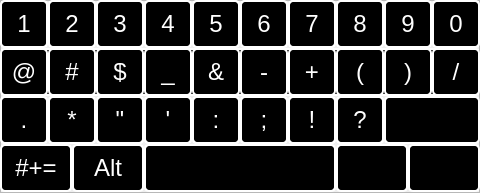
<?xml version="1.0" encoding="UTF-8"?>
<ui version="4.0">
 <class>Keypad</class>
 <widget class="QFrame" name="Keypad">
  <property name="geometry">
   <rect>
    <x>0</x>
    <y>0</y>
    <width>480</width>
    <height>193</height>
   </rect>
  </property>
  <property name="windowTitle">
   <string>Frame</string>
  </property>
  <property name="styleSheet">
   <string notr="true">QPushButton{
	background-color:black;
	color:white;
	border-width:2px;
	border-radius:5px;
	border-style:inset;
	border-color:white;
}

QPushButton:pressed{
	background-color:green;
}

QPushButton:checked{
	background-color:green;
}</string>
  </property>
  <property name="frameShape">
   <enum>QFrame::StyledPanel</enum>
  </property>
  <property name="frameShadow">
   <enum>QFrame::Raised</enum>
  </property>
  <widget class="QPushButton" name="m_pKeyM">
   <property name="geometry">
    <rect>
     <x>336</x>
     <y>96</y>
     <width>48</width>
     <height>48</height>
    </rect>
   </property>
   <property name="font">
    <font>
     <pointsize>18</pointsize>
    </font>
   </property>
   <property name="text">
    <string>m</string>
   </property>
   <attribute name="buttonGroup">
    <string notr="true">m_pButtonLetterGroup</string>
   </attribute>
  </widget>
  <widget class="QPushButton" name="m_pKeyY">
   <property name="geometry">
    <rect>
     <x>240</x>
     <y>0</y>
     <width>48</width>
     <height>48</height>
    </rect>
   </property>
   <property name="font">
    <font>
     <pointsize>18</pointsize>
    </font>
   </property>
   <property name="text">
    <string>y</string>
   </property>
   <attribute name="buttonGroup">
    <string notr="true">m_pButtonLetterGroup</string>
   </attribute>
  </widget>
  <widget class="QPushButton" name="m_pKeyDblQuote">
   <property name="geometry">
    <rect>
     <x>96</x>
     <y>96</y>
     <width>48</width>
     <height>48</height>
    </rect>
   </property>
   <property name="font">
    <font>
     <pointsize>18</pointsize>
    </font>
   </property>
   <property name="text">
    <string>&quot;</string>
   </property>
   <attribute name="buttonGroup">
    <string notr="true">m_pButtonNumberGroup</string>
   </attribute>
  </widget>
  <widget class="QPushButton" name="m_pKeyCloseParen">
   <property name="geometry">
    <rect>
     <x>384</x>
     <y>48</y>
     <width>48</width>
     <height>48</height>
    </rect>
   </property>
   <property name="font">
    <font>
     <pointsize>18</pointsize>
    </font>
   </property>
   <property name="text">
    <string>)</string>
   </property>
   <attribute name="buttonGroup">
    <string notr="true">m_pButtonNumberGroup</string>
   </attribute>
  </widget>
  <widget class="QPushButton" name="m_pKeyI">
   <property name="geometry">
    <rect>
     <x>336</x>
     <y>0</y>
     <width>48</width>
     <height>48</height>
    </rect>
   </property>
   <property name="font">
    <font>
     <pointsize>18</pointsize>
    </font>
   </property>
   <property name="text">
    <string>i</string>
   </property>
   <attribute name="buttonGroup">
    <string notr="true">m_pButtonLetterGroup</string>
   </attribute>
  </widget>
  <widget class="QPushButton" name="m_pKeyL">
   <property name="geometry">
    <rect>
     <x>402</x>
     <y>48</y>
     <width>48</width>
     <height>48</height>
    </rect>
   </property>
   <property name="font">
    <font>
     <pointsize>18</pointsize>
    </font>
   </property>
   <property name="text">
    <string>l</string>
   </property>
   <attribute name="buttonGroup">
    <string notr="true">m_pButtonLetterGroup</string>
   </attribute>
  </widget>
  <widget class="QPushButton" name="m_pKeyF">
   <property name="geometry">
    <rect>
     <x>162</x>
     <y>48</y>
     <width>48</width>
     <height>48</height>
    </rect>
   </property>
   <property name="font">
    <font>
     <pointsize>18</pointsize>
    </font>
   </property>
   <property name="text">
    <string>f</string>
   </property>
   <attribute name="buttonGroup">
    <string notr="true">m_pButtonLetterGroup</string>
   </attribute>
  </widget>
  <widget class="QPushButton" name="m_pKeyDash">
   <property name="geometry">
    <rect>
     <x>240</x>
     <y>48</y>
     <width>48</width>
     <height>48</height>
    </rect>
   </property>
   <property name="font">
    <font>
     <pointsize>18</pointsize>
    </font>
   </property>
   <property name="text">
    <string>-</string>
   </property>
   <attribute name="buttonGroup">
    <string notr="true">m_pButtonNumberGroup</string>
   </attribute>
  </widget>
  <widget class="QPushButton" name="m_pKeyS">
   <property name="geometry">
    <rect>
     <x>66</x>
     <y>48</y>
     <width>48</width>
     <height>48</height>
    </rect>
   </property>
   <property name="font">
    <font>
     <pointsize>18</pointsize>
    </font>
   </property>
   <property name="text">
    <string>s</string>
   </property>
   <attribute name="buttonGroup">
    <string notr="true">m_pButtonLetterGroup</string>
   </attribute>
  </widget>
  <widget class="QPushButton" name="m_pKeyW">
   <property name="geometry">
    <rect>
     <x>48</x>
     <y>0</y>
     <width>48</width>
     <height>48</height>
    </rect>
   </property>
   <property name="font">
    <font>
     <pointsize>18</pointsize>
    </font>
   </property>
   <property name="text">
    <string>w</string>
   </property>
   <attribute name="buttonGroup">
    <string notr="true">m_pButtonLetterGroup</string>
   </attribute>
  </widget>
  <widget class="QPushButton" name="m_pKeyOpenParen">
   <property name="geometry">
    <rect>
     <x>336</x>
     <y>48</y>
     <width>48</width>
     <height>48</height>
    </rect>
   </property>
   <property name="font">
    <font>
     <pointsize>18</pointsize>
    </font>
   </property>
   <property name="text">
    <string>(</string>
   </property>
   <attribute name="buttonGroup">
    <string notr="true">m_pButtonNumberGroup</string>
   </attribute>
  </widget>
  <widget class="QPushButton" name="m_pKeyN">
   <property name="geometry">
    <rect>
     <x>288</x>
     <y>96</y>
     <width>48</width>
     <height>48</height>
    </rect>
   </property>
   <property name="font">
    <font>
     <pointsize>18</pointsize>
    </font>
   </property>
   <property name="text">
    <string>n</string>
   </property>
   <attribute name="buttonGroup">
    <string notr="true">m_pButtonLetterGroup</string>
   </attribute>
  </widget>
  <widget class="QPushButton" name="m_pKeyZ">
   <property name="geometry">
    <rect>
     <x>48</x>
     <y>96</y>
     <width>48</width>
     <height>48</height>
    </rect>
   </property>
   <property name="font">
    <font>
     <pointsize>18</pointsize>
    </font>
   </property>
   <property name="text">
    <string>z</string>
   </property>
   <attribute name="buttonGroup">
    <string notr="true">m_pButtonLetterGroup</string>
   </attribute>
  </widget>
  <widget class="QPushButton" name="m_pKeyColon">
   <property name="geometry">
    <rect>
     <x>192</x>
     <y>96</y>
     <width>48</width>
     <height>48</height>
    </rect>
   </property>
   <property name="font">
    <font>
     <pointsize>18</pointsize>
    </font>
   </property>
   <property name="text">
    <string>:</string>
   </property>
   <attribute name="buttonGroup">
    <string notr="true">m_pButtonNumberGroup</string>
   </attribute>
  </widget>
  <widget class="QPushButton" name="m_pKeyCaps">
   <property name="geometry">
    <rect>
     <x>0</x>
     <y>96</y>
     <width>48</width>
     <height>48</height>
    </rect>
   </property>
   <property name="font">
    <font>
     <pointsize>18</pointsize>
    </font>
   </property>
   <property name="text">
    <string/>
   </property>
  </widget>
  <widget class="QPushButton" name="m_pKeyPound">
   <property name="geometry">
    <rect>
     <x>48</x>
     <y>48</y>
     <width>48</width>
     <height>48</height>
    </rect>
   </property>
   <property name="font">
    <font>
     <pointsize>18</pointsize>
    </font>
   </property>
   <property name="text">
    <string>#</string>
   </property>
   <attribute name="buttonGroup">
    <string notr="true">m_pButtonNumberGroup</string>
   </attribute>
  </widget>
  <widget class="QPushButton" name="m_pKeyEnter">
   <property name="geometry">
    <rect>
     <x>336</x>
     <y>144</y>
     <width>72</width>
     <height>48</height>
    </rect>
   </property>
   <property name="font">
    <font>
     <pointsize>18</pointsize>
    </font>
   </property>
   <property name="text">
    <string/>
   </property>
  </widget>
  <widget class="QPushButton" name="m_pKey7">
   <property name="geometry">
    <rect>
     <x>288</x>
     <y>0</y>
     <width>48</width>
     <height>48</height>
    </rect>
   </property>
   <property name="font">
    <font>
     <pointsize>18</pointsize>
    </font>
   </property>
   <property name="text">
    <string>7</string>
   </property>
   <attribute name="buttonGroup">
    <string notr="true">m_pButtonNumberGroup</string>
   </attribute>
  </widget>
  <widget class="QPushButton" name="m_pKey5">
   <property name="geometry">
    <rect>
     <x>192</x>
     <y>0</y>
     <width>48</width>
     <height>48</height>
    </rect>
   </property>
   <property name="font">
    <font>
     <pointsize>18</pointsize>
    </font>
   </property>
   <property name="text">
    <string>5</string>
   </property>
   <attribute name="buttonGroup">
    <string notr="true">m_pButtonNumberGroup</string>
   </attribute>
  </widget>
  <widget class="QPushButton" name="m_pKeyAsterisk">
   <property name="geometry">
    <rect>
     <x>48</x>
     <y>96</y>
     <width>48</width>
     <height>48</height>
    </rect>
   </property>
   <property name="font">
    <font>
     <pointsize>18</pointsize>
    </font>
   </property>
   <property name="text">
    <string>*</string>
   </property>
   <attribute name="buttonGroup">
    <string notr="true">m_pButtonNumberGroup</string>
   </attribute>
  </widget>
  <widget class="QPushButton" name="m_pKey4">
   <property name="geometry">
    <rect>
     <x>144</x>
     <y>0</y>
     <width>48</width>
     <height>48</height>
    </rect>
   </property>
   <property name="font">
    <font>
     <pointsize>18</pointsize>
    </font>
   </property>
   <property name="text">
    <string>4</string>
   </property>
   <attribute name="buttonGroup">
    <string notr="true">m_pButtonNumberGroup</string>
   </attribute>
  </widget>
  <widget class="QPushButton" name="m_pKeyH">
   <property name="enabled">
    <bool>true</bool>
   </property>
   <property name="geometry">
    <rect>
     <x>258</x>
     <y>48</y>
     <width>48</width>
     <height>48</height>
    </rect>
   </property>
   <property name="font">
    <font>
     <pointsize>18</pointsize>
    </font>
   </property>
   <property name="text">
    <string>h</string>
   </property>
   <attribute name="buttonGroup">
    <string notr="true">m_pButtonLetterGroup</string>
   </attribute>
  </widget>
  <widget class="QPushButton" name="m_pKeyK">
   <property name="geometry">
    <rect>
     <x>354</x>
     <y>48</y>
     <width>48</width>
     <height>48</height>
    </rect>
   </property>
   <property name="font">
    <font>
     <pointsize>18</pointsize>
    </font>
   </property>
   <property name="text">
    <string>k</string>
   </property>
   <attribute name="buttonGroup">
    <string notr="true">m_pButtonLetterGroup</string>
   </attribute>
  </widget>
  <widget class="QPushButton" name="m_pKey2">
   <property name="geometry">
    <rect>
     <x>48</x>
     <y>0</y>
     <width>48</width>
     <height>48</height>
    </rect>
   </property>
   <property name="font">
    <font>
     <pointsize>18</pointsize>
    </font>
   </property>
   <property name="text">
    <string>2</string>
   </property>
   <attribute name="buttonGroup">
    <string notr="true">m_pButtonNumberGroup</string>
   </attribute>
  </widget>
  <widget class="QPushButton" name="m_pKeyX">
   <property name="geometry">
    <rect>
     <x>96</x>
     <y>96</y>
     <width>48</width>
     <height>48</height>
    </rect>
   </property>
   <property name="font">
    <font>
     <pointsize>18</pointsize>
    </font>
   </property>
   <property name="text">
    <string>x</string>
   </property>
   <attribute name="buttonGroup">
    <string notr="true">m_pButtonLetterGroup</string>
   </attribute>
  </widget>
  <widget class="QPushButton" name="m_pKey3">
   <property name="geometry">
    <rect>
     <x>96</x>
     <y>0</y>
     <width>48</width>
     <height>48</height>
    </rect>
   </property>
   <property name="font">
    <font>
     <pointsize>18</pointsize>
    </font>
   </property>
   <property name="text">
    <string>3</string>
   </property>
   <attribute name="buttonGroup">
    <string notr="true">m_pButtonNumberGroup</string>
   </attribute>
  </widget>
  <widget class="QPushButton" name="m_pKey9">
   <property name="geometry">
    <rect>
     <x>384</x>
     <y>0</y>
     <width>48</width>
     <height>48</height>
    </rect>
   </property>
   <property name="font">
    <font>
     <pointsize>18</pointsize>
    </font>
   </property>
   <property name="text">
    <string>9</string>
   </property>
   <attribute name="buttonGroup">
    <string notr="true">m_pButtonNumberGroup</string>
   </attribute>
  </widget>
  <widget class="QPushButton" name="m_pKeySemiColon">
   <property name="geometry">
    <rect>
     <x>240</x>
     <y>96</y>
     <width>48</width>
     <height>48</height>
    </rect>
   </property>
   <property name="font">
    <font>
     <pointsize>18</pointsize>
    </font>
   </property>
   <property name="text">
    <string>;</string>
   </property>
   <attribute name="buttonGroup">
    <string notr="true">m_pButtonNumberGroup</string>
   </attribute>
  </widget>
  <widget class="QPushButton" name="m_pKeySingleQuote">
   <property name="geometry">
    <rect>
     <x>144</x>
     <y>96</y>
     <width>48</width>
     <height>48</height>
    </rect>
   </property>
   <property name="font">
    <font>
     <pointsize>18</pointsize>
    </font>
   </property>
   <property name="text">
    <string>'</string>
   </property>
   <attribute name="buttonGroup">
    <string notr="true">m_pButtonNumberGroup</string>
   </attribute>
  </widget>
  <widget class="QPushButton" name="m_pKeyExlamation">
   <property name="geometry">
    <rect>
     <x>288</x>
     <y>96</y>
     <width>48</width>
     <height>48</height>
    </rect>
   </property>
   <property name="font">
    <font>
     <pointsize>18</pointsize>
    </font>
   </property>
   <property name="text">
    <string>!</string>
   </property>
   <attribute name="buttonGroup">
    <string notr="true">m_pButtonNumberGroup</string>
   </attribute>
  </widget>
  <widget class="QPushButton" name="m_pKeyU">
   <property name="geometry">
    <rect>
     <x>288</x>
     <y>0</y>
     <width>48</width>
     <height>48</height>
    </rect>
   </property>
   <property name="font">
    <font>
     <pointsize>18</pointsize>
    </font>
   </property>
   <property name="text">
    <string>u</string>
   </property>
   <attribute name="buttonGroup">
    <string notr="true">m_pButtonLetterGroup</string>
   </attribute>
  </widget>
  <widget class="QPushButton" name="m_pKeyD">
   <property name="geometry">
    <rect>
     <x>114</x>
     <y>48</y>
     <width>48</width>
     <height>48</height>
    </rect>
   </property>
   <property name="font">
    <font>
     <pointsize>18</pointsize>
    </font>
   </property>
   <property name="text">
    <string>d</string>
   </property>
   <attribute name="buttonGroup">
    <string notr="true">m_pButtonLetterGroup</string>
   </attribute>
  </widget>
  <widget class="QPushButton" name="m_pKeyG">
   <property name="geometry">
    <rect>
     <x>210</x>
     <y>48</y>
     <width>48</width>
     <height>48</height>
    </rect>
   </property>
   <property name="font">
    <font>
     <pointsize>18</pointsize>
    </font>
   </property>
   <property name="text">
    <string>g</string>
   </property>
   <attribute name="buttonGroup">
    <string notr="true">m_pButtonLetterGroup</string>
   </attribute>
  </widget>
  <widget class="QPushButton" name="m_pKeyB">
   <property name="geometry">
    <rect>
     <x>240</x>
     <y>96</y>
     <width>48</width>
     <height>48</height>
    </rect>
   </property>
   <property name="font">
    <font>
     <pointsize>18</pointsize>
    </font>
   </property>
   <property name="text">
    <string>b</string>
   </property>
   <attribute name="buttonGroup">
    <string notr="true">m_pButtonLetterGroup</string>
   </attribute>
  </widget>
  <widget class="QPushButton" name="m_pKeyBACKSPACE">
   <property name="geometry">
    <rect>
     <x>384</x>
     <y>96</y>
     <width>96</width>
     <height>48</height>
    </rect>
   </property>
   <property name="font">
    <font>
     <pointsize>18</pointsize>
    </font>
   </property>
   <property name="text">
    <string/>
   </property>
  </widget>
  <widget class="QPushButton" name="m_pKeyC">
   <property name="geometry">
    <rect>
     <x>144</x>
     <y>96</y>
     <width>48</width>
     <height>48</height>
    </rect>
   </property>
   <property name="font">
    <font>
     <pointsize>18</pointsize>
    </font>
   </property>
   <property name="text">
    <string>c</string>
   </property>
   <attribute name="buttonGroup">
    <string notr="true">m_pButtonLetterGroup</string>
   </attribute>
  </widget>
  <widget class="QPushButton" name="m_pKeyO">
   <property name="geometry">
    <rect>
     <x>384</x>
     <y>0</y>
     <width>48</width>
     <height>48</height>
    </rect>
   </property>
   <property name="font">
    <font>
     <pointsize>18</pointsize>
    </font>
   </property>
   <property name="text">
    <string>o</string>
   </property>
   <attribute name="buttonGroup">
    <string notr="true">m_pButtonLetterGroup</string>
   </attribute>
  </widget>
  <widget class="QPushButton" name="m_pKey6">
   <property name="geometry">
    <rect>
     <x>240</x>
     <y>0</y>
     <width>48</width>
     <height>48</height>
    </rect>
   </property>
   <property name="font">
    <font>
     <pointsize>18</pointsize>
    </font>
   </property>
   <property name="text">
    <string>6</string>
   </property>
   <attribute name="buttonGroup">
    <string notr="true">m_pButtonNumberGroup</string>
   </attribute>
  </widget>
  <widget class="QPushButton" name="m_pKeyHide">
   <property name="geometry">
    <rect>
     <x>408</x>
     <y>144</y>
     <width>72</width>
     <height>48</height>
    </rect>
   </property>
   <property name="font">
    <font>
     <pointsize>18</pointsize>
    </font>
   </property>
   <property name="text">
    <string/>
   </property>
  </widget>
  <widget class="QPushButton" name="m_pKey0">
   <property name="geometry">
    <rect>
     <x>432</x>
     <y>0</y>
     <width>48</width>
     <height>48</height>
    </rect>
   </property>
   <property name="font">
    <font>
     <pointsize>18</pointsize>
    </font>
   </property>
   <property name="text">
    <string>0</string>
   </property>
   <attribute name="buttonGroup">
    <string notr="true">m_pButtonNumberGroup</string>
   </attribute>
  </widget>
  <widget class="QPushButton" name="m_pKeyForwardSlash">
   <property name="geometry">
    <rect>
     <x>432</x>
     <y>48</y>
     <width>48</width>
     <height>48</height>
    </rect>
   </property>
   <property name="font">
    <font>
     <pointsize>18</pointsize>
    </font>
   </property>
   <property name="text">
    <string>/</string>
   </property>
   <attribute name="buttonGroup">
    <string notr="true">m_pButtonNumberGroup</string>
   </attribute>
  </widget>
  <widget class="QPushButton" name="m_pKey1">
   <property name="geometry">
    <rect>
     <x>0</x>
     <y>0</y>
     <width>48</width>
     <height>48</height>
    </rect>
   </property>
   <property name="font">
    <font>
     <pointsize>18</pointsize>
    </font>
   </property>
   <property name="text">
    <string>1</string>
   </property>
   <attribute name="buttonGroup">
    <string notr="true">m_pButtonNumberGroup</string>
   </attribute>
  </widget>
  <widget class="QPushButton" name="m_pKeyJ">
   <property name="geometry">
    <rect>
     <x>306</x>
     <y>48</y>
     <width>48</width>
     <height>48</height>
    </rect>
   </property>
   <property name="font">
    <font>
     <pointsize>18</pointsize>
    </font>
   </property>
   <property name="text">
    <string>j</string>
   </property>
   <attribute name="buttonGroup">
    <string notr="true">m_pButtonLetterGroup</string>
   </attribute>
  </widget>
  <widget class="QPushButton" name="m_pKeyT">
   <property name="geometry">
    <rect>
     <x>192</x>
     <y>0</y>
     <width>48</width>
     <height>48</height>
    </rect>
   </property>
   <property name="font">
    <font>
     <pointsize>18</pointsize>
    </font>
   </property>
   <property name="text">
    <string>t</string>
   </property>
   <attribute name="buttonGroup">
    <string notr="true">m_pButtonLetterGroup</string>
   </attribute>
  </widget>
  <widget class="QPushButton" name="m_pKeyV">
   <property name="geometry">
    <rect>
     <x>192</x>
     <y>96</y>
     <width>48</width>
     <height>48</height>
    </rect>
   </property>
   <property name="font">
    <font>
     <pointsize>18</pointsize>
    </font>
   </property>
   <property name="text">
    <string>v</string>
   </property>
   <attribute name="buttonGroup">
    <string notr="true">m_pButtonLetterGroup</string>
   </attribute>
  </widget>
  <widget class="QPushButton" name="m_pKeyR">
   <property name="geometry">
    <rect>
     <x>144</x>
     <y>0</y>
     <width>48</width>
     <height>48</height>
    </rect>
   </property>
   <property name="font">
    <font>
     <pointsize>18</pointsize>
    </font>
   </property>
   <property name="text">
    <string>r</string>
   </property>
   <attribute name="buttonGroup">
    <string notr="true">m_pButtonLetterGroup</string>
   </attribute>
  </widget>
  <widget class="QPushButton" name="m_pKeyUnderscore">
   <property name="geometry">
    <rect>
     <x>144</x>
     <y>48</y>
     <width>48</width>
     <height>48</height>
    </rect>
   </property>
   <property name="font">
    <font>
     <pointsize>18</pointsize>
    </font>
   </property>
   <property name="text">
    <string>_</string>
   </property>
   <attribute name="buttonGroup">
    <string notr="true">m_pButtonNumberGroup</string>
   </attribute>
  </widget>
  <widget class="QPushButton" name="m_pKeyAmpersand">
   <property name="geometry">
    <rect>
     <x>192</x>
     <y>48</y>
     <width>48</width>
     <height>48</height>
    </rect>
   </property>
   <property name="font">
    <font>
     <pointsize>18</pointsize>
    </font>
   </property>
   <property name="text">
    <string>&amp;&amp;</string>
   </property>
   <attribute name="buttonGroup">
    <string notr="true">m_pButtonNumberGroup</string>
   </attribute>
  </widget>
  <widget class="QPushButton" name="m_pKeySPACE">
   <property name="geometry">
    <rect>
     <x>144</x>
     <y>144</y>
     <width>192</width>
     <height>48</height>
    </rect>
   </property>
   <property name="font">
    <font>
     <pointsize>18</pointsize>
    </font>
   </property>
   <property name="text">
    <string/>
   </property>
  </widget>
  <widget class="QPushButton" name="m_pKeyDollar">
   <property name="geometry">
    <rect>
     <x>96</x>
     <y>48</y>
     <width>48</width>
     <height>48</height>
    </rect>
   </property>
   <property name="font">
    <font>
     <pointsize>18</pointsize>
    </font>
   </property>
   <property name="text">
    <string>$</string>
   </property>
   <attribute name="buttonGroup">
    <string notr="true">m_pButtonNumberGroup</string>
   </attribute>
  </widget>
  <widget class="QPushButton" name="m_pKeyToggle">
   <property name="geometry">
    <rect>
     <x>0</x>
     <y>144</y>
     <width>72</width>
     <height>48</height>
    </rect>
   </property>
   <property name="font">
    <font>
     <pointsize>18</pointsize>
    </font>
   </property>
   <property name="text">
    <string>#+=</string>
   </property>
  </widget>
  <widget class="QPushButton" name="m_pKeyQ">
   <property name="geometry">
    <rect>
     <x>0</x>
     <y>0</y>
     <width>48</width>
     <height>48</height>
    </rect>
   </property>
   <property name="font">
    <font>
     <pointsize>18</pointsize>
    </font>
   </property>
   <property name="text">
    <string>q</string>
   </property>
   <attribute name="buttonGroup">
    <string notr="true">m_pButtonLetterGroup</string>
   </attribute>
  </widget>
  <widget class="QPushButton" name="m_pKey8">
   <property name="geometry">
    <rect>
     <x>336</x>
     <y>0</y>
     <width>48</width>
     <height>48</height>
    </rect>
   </property>
   <property name="font">
    <font>
     <pointsize>18</pointsize>
    </font>
   </property>
   <property name="text">
    <string>8</string>
   </property>
   <attribute name="buttonGroup">
    <string notr="true">m_pButtonNumberGroup</string>
   </attribute>
  </widget>
  <widget class="QPushButton" name="m_pKeyE">
   <property name="geometry">
    <rect>
     <x>96</x>
     <y>0</y>
     <width>48</width>
     <height>48</height>
    </rect>
   </property>
   <property name="font">
    <font>
     <pointsize>18</pointsize>
    </font>
   </property>
   <property name="text">
    <string>e</string>
   </property>
   <attribute name="buttonGroup">
    <string notr="true">m_pButtonLetterGroup</string>
   </attribute>
  </widget>
  <widget class="QPushButton" name="m_pKeyPlus">
   <property name="enabled">
    <bool>true</bool>
   </property>
   <property name="geometry">
    <rect>
     <x>288</x>
     <y>48</y>
     <width>48</width>
     <height>48</height>
    </rect>
   </property>
   <property name="font">
    <font>
     <pointsize>18</pointsize>
    </font>
   </property>
   <property name="text">
    <string>+</string>
   </property>
   <attribute name="buttonGroup">
    <string notr="true">m_pButtonNumberGroup</string>
   </attribute>
  </widget>
  <widget class="QPushButton" name="m_pKeyA">
   <property name="geometry">
    <rect>
     <x>18</x>
     <y>48</y>
     <width>48</width>
     <height>48</height>
    </rect>
   </property>
   <property name="font">
    <font>
     <pointsize>18</pointsize>
    </font>
   </property>
   <property name="text">
    <string>a</string>
   </property>
   <attribute name="buttonGroup">
    <string notr="true">m_pButtonLetterGroup</string>
   </attribute>
  </widget>
  <widget class="QPushButton" name="m_pKeyP">
   <property name="geometry">
    <rect>
     <x>432</x>
     <y>0</y>
     <width>48</width>
     <height>48</height>
    </rect>
   </property>
   <property name="font">
    <font>
     <pointsize>18</pointsize>
    </font>
   </property>
   <property name="text">
    <string>p</string>
   </property>
   <attribute name="buttonGroup">
    <string notr="true">m_pButtonLetterGroup</string>
   </attribute>
  </widget>
  <widget class="QPushButton" name="m_pKeyQuestion">
   <property name="geometry">
    <rect>
     <x>336</x>
     <y>96</y>
     <width>48</width>
     <height>48</height>
    </rect>
   </property>
   <property name="font">
    <font>
     <pointsize>18</pointsize>
    </font>
   </property>
   <property name="text">
    <string>?</string>
   </property>
   <attribute name="buttonGroup">
    <string notr="true">m_pButtonNumberGroup</string>
   </attribute>
  </widget>
  <widget class="QPushButton" name="m_pKeyAmpersat">
   <property name="geometry">
    <rect>
     <x>0</x>
     <y>48</y>
     <width>48</width>
     <height>48</height>
    </rect>
   </property>
   <property name="font">
    <font>
     <pointsize>18</pointsize>
    </font>
   </property>
   <property name="text">
    <string>@</string>
   </property>
   <attribute name="buttonGroup">
    <string notr="true">m_pButtonNumberGroup</string>
   </attribute>
  </widget>
  <widget class="QPushButton" name="m_pKeyPeriod">
   <property name="geometry">
    <rect>
     <x>0</x>
     <y>96</y>
     <width>48</width>
     <height>48</height>
    </rect>
   </property>
   <property name="font">
    <font>
     <pointsize>18</pointsize>
    </font>
   </property>
   <property name="text">
    <string>.</string>
   </property>
   <attribute name="buttonGroup">
    <string notr="true">m_pButtonNumberGroup</string>
   </attribute>
  </widget>
  <widget class="QPushButton" name="m_pKeyAlt">
   <property name="geometry">
    <rect>
     <x>72</x>
     <y>144</y>
     <width>72</width>
     <height>48</height>
    </rect>
   </property>
   <property name="font">
    <font>
     <pointsize>18</pointsize>
    </font>
   </property>
   <property name="text">
    <string>Alt</string>
   </property>
  </widget>
  <widget class="QPushButton" name="m_pKeyEdiaeresis">
   <property name="geometry">
    <rect>
     <x>354</x>
     <y>48</y>
     <width>48</width>
     <height>48</height>
    </rect>
   </property>
   <property name="font">
    <font>
     <pointsize>18</pointsize>
    </font>
   </property>
   <property name="text">
    <string>ë</string>
   </property>
   <attribute name="buttonGroup">
    <string notr="true">m_altButtonGroup</string>
   </attribute>
  </widget>
  <widget class="QPushButton" name="m_pKeyIcircumflex">
   <property name="geometry">
    <rect>
     <x>48</x>
     <y>96</y>
     <width>48</width>
     <height>48</height>
    </rect>
   </property>
   <property name="font">
    <font>
     <pointsize>18</pointsize>
    </font>
   </property>
   <property name="text">
    <string>î</string>
   </property>
   <attribute name="buttonGroup">
    <string notr="true">m_altButtonGroup</string>
   </attribute>
  </widget>
  <widget class="QPushButton" name="m_pKeyAgrave">
   <property name="geometry">
    <rect>
     <x>18</x>
     <y>48</y>
     <width>48</width>
     <height>48</height>
    </rect>
   </property>
   <property name="font">
    <font>
     <pointsize>18</pointsize>
    </font>
   </property>
   <property name="text">
    <string>à</string>
   </property>
   <attribute name="buttonGroup">
    <string notr="true">m_altButtonGroup</string>
   </attribute>
  </widget>
  <widget class="QPushButton" name="m_pKeyUgrave">
   <property name="geometry">
    <rect>
     <x>192</x>
     <y>96</y>
     <width>48</width>
     <height>48</height>
    </rect>
   </property>
   <property name="font">
    <font>
     <pointsize>18</pointsize>
    </font>
   </property>
   <property name="text">
    <string>ù</string>
   </property>
   <attribute name="buttonGroup">
    <string notr="true">m_altButtonGroup</string>
   </attribute>
  </widget>
  <widget class="QPushButton" name="m_pKeyUcircumflex">
   <property name="geometry">
    <rect>
     <x>240</x>
     <y>96</y>
     <width>48</width>
     <height>48</height>
    </rect>
   </property>
   <property name="font">
    <font>
     <pointsize>18</pointsize>
    </font>
   </property>
   <property name="text">
    <string>û</string>
   </property>
   <attribute name="buttonGroup">
    <string notr="true">m_altButtonGroup</string>
   </attribute>
  </widget>
  <widget class="QPushButton" name="m_pKeyEgrave">
   <property name="enabled">
    <bool>true</bool>
   </property>
   <property name="geometry">
    <rect>
     <x>258</x>
     <y>48</y>
     <width>48</width>
     <height>48</height>
    </rect>
   </property>
   <property name="font">
    <font>
     <pointsize>18</pointsize>
    </font>
   </property>
   <property name="text">
    <string>è</string>
   </property>
   <attribute name="buttonGroup">
    <string notr="true">m_altButtonGroup</string>
   </attribute>
  </widget>
  <widget class="QPushButton" name="m_pKeyAElig">
   <property name="geometry">
    <rect>
     <x>114</x>
     <y>48</y>
     <width>48</width>
     <height>48</height>
    </rect>
   </property>
   <property name="font">
    <font>
     <pointsize>18</pointsize>
    </font>
   </property>
   <property name="text">
    <string>æ</string>
   </property>
   <attribute name="buttonGroup">
    <string notr="true">m_altButtonGroup</string>
   </attribute>
  </widget>
  <widget class="QPushButton" name="m_pKeyUdiaeresis">
   <property name="geometry">
    <rect>
     <x>288</x>
     <y>96</y>
     <width>48</width>
     <height>48</height>
    </rect>
   </property>
   <property name="font">
    <font>
     <pointsize>18</pointsize>
    </font>
   </property>
   <property name="text">
    <string>ü</string>
   </property>
   <attribute name="buttonGroup">
    <string notr="true">m_altButtonGroup</string>
   </attribute>
  </widget>
  <widget class="QPushButton" name="m_pKeyCcedilla">
   <property name="geometry">
    <rect>
     <x>162</x>
     <y>48</y>
     <width>48</width>
     <height>48</height>
    </rect>
   </property>
   <property name="font">
    <font>
     <pointsize>18</pointsize>
    </font>
   </property>
   <property name="text">
    <string>ç</string>
   </property>
   <attribute name="buttonGroup">
    <string notr="true">m_altButtonGroup</string>
   </attribute>
  </widget>
  <widget class="QPushButton" name="m_pKeyOElig">
   <property name="geometry">
    <rect>
     <x>402</x>
     <y>48</y>
     <width>48</width>
     <height>48</height>
    </rect>
   </property>
   <property name="font">
    <font>
     <pointsize>18</pointsize>
    </font>
   </property>
   <property name="text">
    <string>œ</string>
   </property>
   <attribute name="buttonGroup">
    <string notr="true">m_altButtonGroup</string>
   </attribute>
  </widget>
  <widget class="QPushButton" name="m_pKeyIdiaeresis">
   <property name="geometry">
    <rect>
     <x>96</x>
     <y>96</y>
     <width>48</width>
     <height>48</height>
    </rect>
   </property>
   <property name="font">
    <font>
     <pointsize>18</pointsize>
    </font>
   </property>
   <property name="text">
    <string>ï</string>
   </property>
   <attribute name="buttonGroup">
    <string notr="true">m_altButtonGroup</string>
   </attribute>
  </widget>
  <widget class="QPushButton" name="m_pKeyEcircumflex">
   <property name="geometry">
    <rect>
     <x>306</x>
     <y>48</y>
     <width>48</width>
     <height>48</height>
    </rect>
   </property>
   <property name="font">
    <font>
     <pointsize>18</pointsize>
    </font>
   </property>
   <property name="text">
    <string>ê</string>
   </property>
   <attribute name="buttonGroup">
    <string notr="true">m_altButtonGroup</string>
   </attribute>
  </widget>
  <widget class="QPushButton" name="m_pKeyAcircumflex">
   <property name="geometry">
    <rect>
     <x>66</x>
     <y>48</y>
     <width>48</width>
     <height>48</height>
    </rect>
   </property>
   <property name="font">
    <font>
     <pointsize>18</pointsize>
    </font>
   </property>
   <property name="text">
    <string>â</string>
   </property>
   <attribute name="buttonGroup">
    <string notr="true">m_altButtonGroup</string>
   </attribute>
  </widget>
  <widget class="QPushButton" name="m_pKeyOcircumflex">
   <property name="geometry">
    <rect>
     <x>144</x>
     <y>96</y>
     <width>48</width>
     <height>48</height>
    </rect>
   </property>
   <property name="font">
    <font>
     <pointsize>18</pointsize>
    </font>
   </property>
   <property name="text">
    <string>ô</string>
   </property>
   <attribute name="buttonGroup">
    <string notr="true">m_altButtonGroup</string>
   </attribute>
  </widget>
  <widget class="QPushButton" name="m_pKeyYdiaeresis">
   <property name="geometry">
    <rect>
     <x>336</x>
     <y>96</y>
     <width>48</width>
     <height>48</height>
    </rect>
   </property>
   <property name="font">
    <font>
     <pointsize>18</pointsize>
    </font>
   </property>
   <property name="text">
    <string>ÿ</string>
   </property>
   <attribute name="buttonGroup">
    <string notr="true">m_altButtonGroup</string>
   </attribute>
  </widget>
  <widget class="QPushButton" name="m_pKeyEacute">
   <property name="geometry">
    <rect>
     <x>210</x>
     <y>48</y>
     <width>48</width>
     <height>48</height>
    </rect>
   </property>
   <property name="font">
    <font>
     <pointsize>18</pointsize>
    </font>
   </property>
   <property name="text">
    <string>é</string>
   </property>
   <attribute name="buttonGroup">
    <string notr="true">m_altButtonGroup</string>
   </attribute>
  </widget>
  <zorder>m_pKeyAgrave</zorder>
  <zorder>m_pKeyUdiaeresis</zorder>
  <zorder>m_pKeyOcircumflex</zorder>
  <zorder>m_pKeyEgrave</zorder>
  <zorder>m_pKeyAcircumflex</zorder>
  <zorder>m_pKeyIcircumflex</zorder>
  <zorder>m_pKeyEcircumflex</zorder>
  <zorder>m_pKeyUcircumflex</zorder>
  <zorder>m_pKeyEdiaeresis</zorder>
  <zorder>m_pKeyUgrave</zorder>
  <zorder>m_pKeyAElig</zorder>
  <zorder>m_pKeyIdiaeresis</zorder>
  <zorder>m_pKeyCcedilla</zorder>
  <zorder>m_pKeyOElig</zorder>
  <zorder>m_pKeyYdiaeresis</zorder>
  <zorder>m_pKeyEacute</zorder>
  <zorder>m_pKeyAlt</zorder>
  <zorder>m_pKeyBACKSPACE</zorder>
  <zorder>m_pKeyEnter</zorder>
  <zorder>m_pKeyHide</zorder>
  <zorder>m_pKeySPACE</zorder>
  <zorder>m_pKeyToggle</zorder>
  <zorder>m_pKeyN</zorder>
  <zorder>m_pKeyB</zorder>
  <zorder>m_pKeyQ</zorder>
  <zorder>m_pKeyR</zorder>
  <zorder>m_pKeyU</zorder>
  <zorder>m_pKeyP</zorder>
  <zorder>m_pKeyZ</zorder>
  <zorder>m_pKeyX</zorder>
  <zorder>m_pKeyL</zorder>
  <zorder>m_pKeyT</zorder>
  <zorder>m_pKeyF</zorder>
  <zorder>m_pKeyE</zorder>
  <zorder>m_pKeyA</zorder>
  <zorder>m_pKeyY</zorder>
  <zorder>m_pKeyW</zorder>
  <zorder>m_pKeyD</zorder>
  <zorder>m_pKeyJ</zorder>
  <zorder>m_pKeyI</zorder>
  <zorder>m_pKeyCaps</zorder>
  <zorder>m_pKeyM</zorder>
  <zorder>m_pKeyV</zorder>
  <zorder>m_pKeyK</zorder>
  <zorder>m_pKeyC</zorder>
  <zorder>m_pKeyS</zorder>
  <zorder>m_pKeyO</zorder>
  <zorder>m_pKeyH</zorder>
  <zorder>m_pKeyG</zorder>
  <zorder>m_pKey3</zorder>
  <zorder>m_pKeyAmpersand</zorder>
  <zorder>m_pKeyDollar</zorder>
  <zorder>m_pKey1</zorder>
  <zorder>m_pKey8</zorder>
  <zorder>m_pKeyQuestion</zorder>
  <zorder>m_pKeyColon</zorder>
  <zorder>m_pKeyAmpersat</zorder>
  <zorder>m_pKeySemiColon</zorder>
  <zorder>m_pKey5</zorder>
  <zorder>m_pKey2</zorder>
  <zorder>m_pKeyUnderscore</zorder>
  <zorder>m_pKeyCloseParen</zorder>
  <zorder>m_pKeyOpenParen</zorder>
  <zorder>m_pKeyAsterisk</zorder>
  <zorder>m_pKey9</zorder>
  <zorder>m_pKeyForwardSlash</zorder>
  <zorder>m_pKeyExlamation</zorder>
  <zorder>m_pKeyDash</zorder>
  <zorder>m_pKeyPound</zorder>
  <zorder>m_pKey7</zorder>
  <zorder>m_pKey4</zorder>
  <zorder>m_pKeyDblQuote</zorder>
  <zorder>m_pKey0</zorder>
  <zorder>m_pKeyPlus</zorder>
  <zorder>m_pKeySingleQuote</zorder>
  <zorder>m_pKeyPeriod</zorder>
  <zorder>m_pKey6</zorder>
 </widget>
 <resources/>
 <connections/>
 <buttongroups>
  <buttongroup name="m_pButtonLetterGroup">
   <property name="exclusive">
    <bool>false</bool>
   </property>
  </buttongroup>
  <buttongroup name="m_pButtonNumberGroup">
   <property name="exclusive">
    <bool>false</bool>
   </property>
  </buttongroup>
  <buttongroup name="m_altButtonGroup">
   <property name="exclusive">
    <bool>true</bool>
   </property>
  </buttongroup>
 </buttongroups>
</ui>
